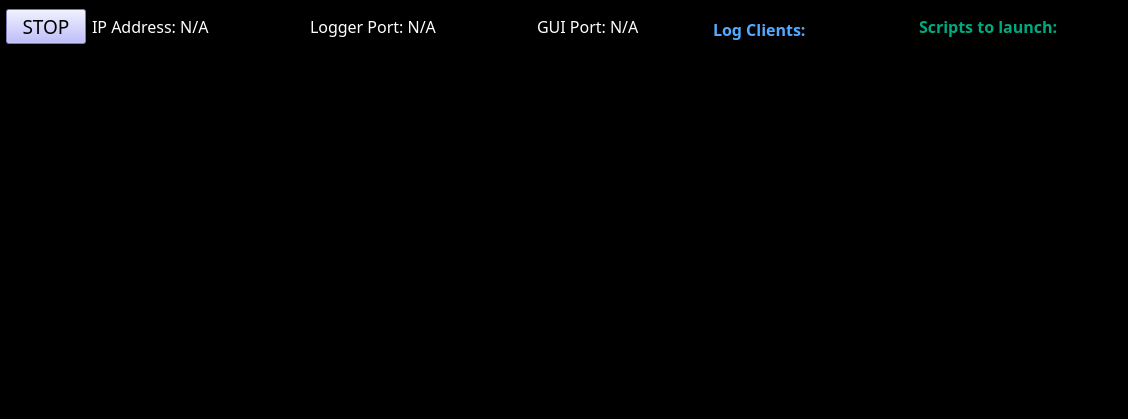
<?xml version="1.0" encoding="UTF-8"?>
<ui version="4.0">
 <class>MainWindow</class>
 <widget class="QMainWindow" name="MainWindow">
  <property name="geometry">
   <rect>
    <x>0</x>
    <y>0</y>
    <width>1128</width>
    <height>419</height>
   </rect>
  </property>
  <property name="windowTitle">
   <string>Launch Control</string>
  </property>
  <property name="windowOpacity">
   <double>2.000000000000000</double>
  </property>
  <property name="styleSheet">
   <string notr="true">background-color: rgb(0, 0, 0);
selection-color: rgb(255, 0, 0);</string>
  </property>
  <property name="toolButtonStyle">
   <enum>Qt::ToolButtonIconOnly</enum>
  </property>
  <widget class="QWidget" name="centralwidget">
   <layout class="QGridLayout" name="gridLayout" rowstretch="0,0,0,0" columnstretch="0,0,0,0,0">
    <property name="leftMargin">
     <number>6</number>
    </property>
    <property name="bottomMargin">
     <number>6</number>
    </property>
    <item row="3" column="3">
     <widget class="QListWidget" name="client_list">
      <property name="maximumSize">
       <size>
        <width>200</width>
        <height>16777215</height>
       </size>
      </property>
      <property name="font">
       <font>
        <family>Calibri Light</family>
        <pointsize>12</pointsize>
       </font>
      </property>
      <property name="toolTip">
       <string/>
      </property>
      <property name="styleSheet">
       <string notr="true">color: rgb(85, 170, 255);</string>
      </property>
      <property name="frameShape">
       <enum>QFrame::NoFrame</enum>
      </property>
     </widget>
    </item>
    <item row="3" column="4">
     <widget class="QListWidget" name="script_list">
      <property name="maximumSize">
       <size>
        <width>200</width>
        <height>16777215</height>
       </size>
      </property>
      <property name="font">
       <font>
        <family>Calibri Light</family>
        <pointsize>12</pointsize>
       </font>
      </property>
      <property name="toolTip">
       <string/>
      </property>
      <property name="styleSheet">
       <string notr="true">color: rgb(0, 170, 127);</string>
      </property>
      <property name="frameShape">
       <enum>QFrame::NoFrame</enum>
      </property>
      <property name="flow">
       <enum>QListView::TopToBottom</enum>
      </property>
      <property name="viewMode">
       <enum>QListView::IconMode</enum>
      </property>
     </widget>
    </item>
    <item row="0" column="4">
     <widget class="QLabel" name="label_2">
      <property name="maximumSize">
       <size>
        <width>200</width>
        <height>16777215</height>
       </size>
      </property>
      <property name="font">
       <font>
        <family>Calibri Light</family>
        <pointsize>12</pointsize>
       </font>
      </property>
      <property name="styleSheet">
       <string notr="true">color: rgb(0, 170, 127);</string>
      </property>
      <property name="text">
       <string>&lt;html&gt;&lt;head/&gt;&lt;body&gt;&lt;p&gt;&lt;span style=&quot; font-weight:600;&quot;&gt;Scripts to launch:&lt;/span&gt;&lt;/p&gt;&lt;/body&gt;&lt;/html&gt;</string>
      </property>
     </widget>
    </item>
    <item row="0" column="3" rowspan="2">
     <widget class="QLabel" name="label">
      <property name="maximumSize">
       <size>
        <width>200</width>
        <height>16777215</height>
       </size>
      </property>
      <property name="font">
       <font>
        <family>Calibri Light</family>
        <pointsize>12</pointsize>
       </font>
      </property>
      <property name="styleSheet">
       <string notr="true">color: rgb(85, 170, 255);</string>
      </property>
      <property name="text">
       <string>&lt;html&gt;&lt;head/&gt;&lt;body&gt;&lt;p&gt;&lt;span style=&quot; font-weight:600;&quot;&gt;Log Clients:&lt;/span&gt;&lt;/p&gt;&lt;/body&gt;&lt;/html&gt;</string>
      </property>
     </widget>
    </item>
    <item row="0" column="0">
     <widget class="QPushButton" name="stop_button">
      <property name="enabled">
       <bool>true</bool>
      </property>
      <property name="font">
       <font>
        <family>Calibri Light</family>
        <pointsize>14</pointsize>
       </font>
      </property>
      <property name="mouseTracking">
       <bool>false</bool>
      </property>
      <property name="autoFillBackground">
       <bool>false</bool>
      </property>
      <property name="styleSheet">
       <string notr="true">background-color: rgb(170, 170, 255);</string>
      </property>
      <property name="text">
       <string>STOP</string>
      </property>
      <property name="checkable">
       <bool>true</bool>
      </property>
     </widget>
    </item>
    <item row="0" column="1">
     <layout class="QHBoxLayout" name="horizontalLayout_5">
      <property name="spacing">
       <number>100</number>
      </property>
      <item>
       <widget class="QLabel" name="ip_label">
        <property name="font">
         <font>
          <family>Calibri Light</family>
          <pointsize>12</pointsize>
          <weight>3</weight>
          <italic>false</italic>
          <bold>false</bold>
         </font>
        </property>
        <property name="styleSheet">
         <string notr="true">color: rgb(255, 255, 255);
font: 25 12pt &quot;Calibri Light&quot;;</string>
        </property>
        <property name="text">
         <string>&lt;html&gt;&lt;head/&gt;&lt;body&gt;&lt;p&gt;&lt;span style=&quot; color:#ffffff;&quot;&gt;IP Address: N/A&lt;/span&gt;&lt;/p&gt;&lt;/body&gt;&lt;/html&gt;</string>
        </property>
       </widget>
      </item>
      <item>
       <widget class="QLabel" name="logger_label">
        <property name="font">
         <font>
          <family>Calibri Light</family>
          <pointsize>12</pointsize>
          <weight>3</weight>
          <italic>false</italic>
          <bold>false</bold>
         </font>
        </property>
        <property name="styleSheet">
         <string notr="true">color: rgb(255, 255, 255);
font: 25 12pt &quot;Calibri Light&quot;;</string>
        </property>
        <property name="text">
         <string>&lt;html&gt;&lt;head/&gt;&lt;body&gt;&lt;p&gt;&lt;span style=&quot; color:#ffffff;&quot;&gt;Logger Port: N/A&lt;/span&gt;&lt;/p&gt;&lt;/body&gt;&lt;/html&gt;</string>
        </property>
       </widget>
      </item>
      <item>
       <widget class="QLabel" name="gui_label">
        <property name="font">
         <font>
          <family>Calibri Light</family>
          <pointsize>12</pointsize>
          <weight>3</weight>
          <italic>false</italic>
          <bold>false</bold>
         </font>
        </property>
        <property name="styleSheet">
         <string notr="true">color: rgb(255, 255, 255);
font: 25 12pt &quot;Calibri Light&quot;;</string>
        </property>
        <property name="text">
         <string>&lt;html&gt;&lt;head/&gt;&lt;body&gt;&lt;p&gt;&lt;span style=&quot; color:#ffffff;&quot;&gt;GUI Port: N/A&lt;/span&gt;&lt;/p&gt;&lt;/body&gt;&lt;/html&gt;</string>
        </property>
       </widget>
      </item>
     </layout>
    </item>
    <item row="3" column="1" colspan="2">
     <widget class="QTextBrowser" name="terminal">
      <property name="enabled">
       <bool>true</bool>
      </property>
      <property name="font">
       <font>
        <family>Courier New</family>
        <pointsize>12</pointsize>
       </font>
      </property>
      <property name="styleSheet">
       <string notr="true">color: rgb(255, 255, 255);</string>
      </property>
      <property name="frameShape">
       <enum>QFrame::NoFrame</enum>
      </property>
     </widget>
    </item>
   </layout>
  </widget>
  <widget class="QMenuBar" name="menubar">
   <property name="geometry">
    <rect>
     <x>0</x>
     <y>0</y>
     <width>1128</width>
     <height>18</height>
    </rect>
   </property>
  </widget>
  <widget class="QStatusBar" name="statusbar"/>
 </widget>
 <resources/>
 <connections/>
 <designerdata>
  <property name="gridDeltaX">
   <number>10</number>
  </property>
  <property name="gridDeltaY">
   <number>10</number>
  </property>
  <property name="gridSnapX">
   <bool>true</bool>
  </property>
  <property name="gridSnapY">
   <bool>true</bool>
  </property>
  <property name="gridVisible">
   <bool>true</bool>
  </property>
 </designerdata>
</ui>
